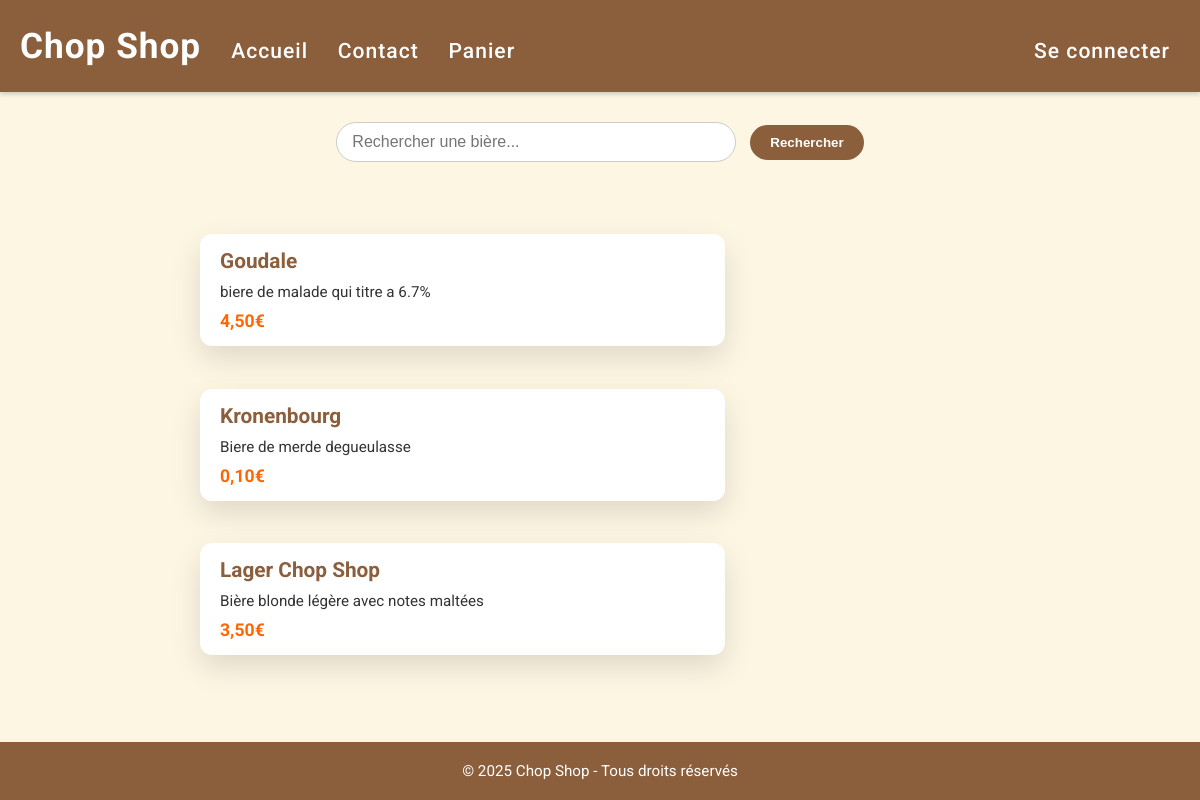
The app's page /web/vuln-app/index.php with its own data.
### tables this page shows
CREATE TABLE IF NOT EXISTS products (
  id INT AUTO_INCREMENT PRIMARY KEY,
  name VARCHAR(255),
  description TEXT,
  price DECIMAL(10,2)
);

### web/vuln-app/index.php (the view, shortened to what this page needs)
<!DOCTYPE html>
<html lang="fr">
<head>
    <link rel="stylesheet" href="styles.css">
</head>
<body>
<header>
    <div class="header-left">
        <span class="logo">Chop Shop</span>
        <nav>
            <a href="index.php">Accueil</a>
            <a href="#">Contact</a>
            <a href="#">Panier</a>
        </nav>
    </div>
    <nav class="header-right">
        <a href="login.php">Se connecter</a>
    </nav>
</header>
<div class="container">
    <div class="search-bar" style="grid-column:1/-1;">
        <form method="get" action="index.php">
            <input type="text" name="q" placeholder="Rechercher une bière...">
            <input type="submit" value="Rechercher">
        </form>
    </div>
    <?php
    $conn = new mysqli(getenv('DB_HOST'), getenv('DB_USER'), getenv('DB_PASSWORD'), getenv('DB_NAME'));
    $conn->set_charset("utf8mb4");
    $q = $_GET['q'] ?? '';
    $sql = "SELECT * FROM products WHERE name LIKE '%$q%' OR description LIKE '%$q%' LIMIT 3";
    $res = $conn->query($sql);
    while ($p = $res->fetch_assoc()):
        $link = "product.php?id=" . intval($p['id']);
    ?>
        <div class="product">
            <a href="<?php echo $link; ?>">
                <div class="product-content">
                    <h2><?php echo htmlspecialchars($p['name']); ?></h2>
                    <p><?php echo htmlspecialchars($p['description']); ?></p>
                    <div class="price"><?php echo htmlspecialchars(number_format($p['price'],2,',','')); ?>€</div>
                </div>
            </a>
        </div>
    <?php endwhile; ?>
</div>
<footer>
    &copy; <?php echo date('Y'); ?> Chop Shop - Tous droits réservés
</footer>
</body>
</html>

### web/vuln-app/styles.css (style rules this page uses)
* { box-sizing: border-box; margin: 0; padding: 0; }
body { font-family: 'Roboto', sans-serif; background-color: #fdf6e3; color: #333; display: flex; flex-direction: column; min-height: 100vh; }
header { background-color: #8b5e3c; color: #fff; padding: 25px 20px; font-size: 2.2em; font-weight: 700; letter-spacing: 1px; box-shadow: 0 2px 5px rgba(0, 0, 0, 0.2); display: flex; align-items: center; justify-content: space-between; flex-wrap: wrap; }
.header-left { display: flex; align-items: center; gap: 20px; }
.header-left nav a, .header-right a { font-size: 0.6em; color: #fff; text-decoration: none; margin: 0 10px; font-weight: 500; transition: color 0.3s; }
.container { flex: 1; max-width: 1100px; margin: 30px auto; padding: 0 20px; display: grid; grid-template-columns: repeat(auto-fit, minmax(250px, 1fr)); gap: 25px; align-items: start; }
.product { background-color: #fff; border-radius: 12px; overflow: visible; transition: transform 0.25s, box-shadow 0.25s; display: flex; flex-direction: column; min-width: 0; }
.product a { text-decoration: none; color: inherit; display: block; }
.product .product-content { padding: 15px 20px; overflow-wrap: anywhere; word-break: break-word; }
.product[data-span] { box-shadow: 0 12px 30px rgba(0,0,0,0.12); }
.product h2 { font-size: 1.3em; margin-bottom: 10px; color: #8b5e3c; }
.product p { flex: 1; font-size: 0.95em; margin-bottom: 10px; }
.product .price { font-weight: 700; color: #ff6600; font-size: 1.1em; }
.search-bar { margin-bottom: 30px; text-align: center; }
.search-bar input[type="text"] { width: 70%; max-width: 400px; padding: 10px 15px; border-radius: 30px; border: 1px solid #ccc; font-size: 1em; transition: all 0.3s; }
.search-bar input[type="submit"] { padding: 10px 20px; border-radius: 30px; border: none; background-color: #8b5e3c; color: #fff; font-weight: 700; cursor: pointer; transition: background-color 0.3s; margin-left: 10px; }
footer { background-color: #8b5e3c; color: #fff; padding: 20px; text-align: center; margin-top: 40px; font-size: 0.95em; }

### records on screen
products: name "Goudale", description "biere de malade qui titre a 6.7%", price "4,50"
products: name "Kronenbourg", description "Biere de merde degueulasse", price "0,10"
products: name "Lager Chop Shop", description "Bière blonde légère avec notes maltées", price "3,50"
